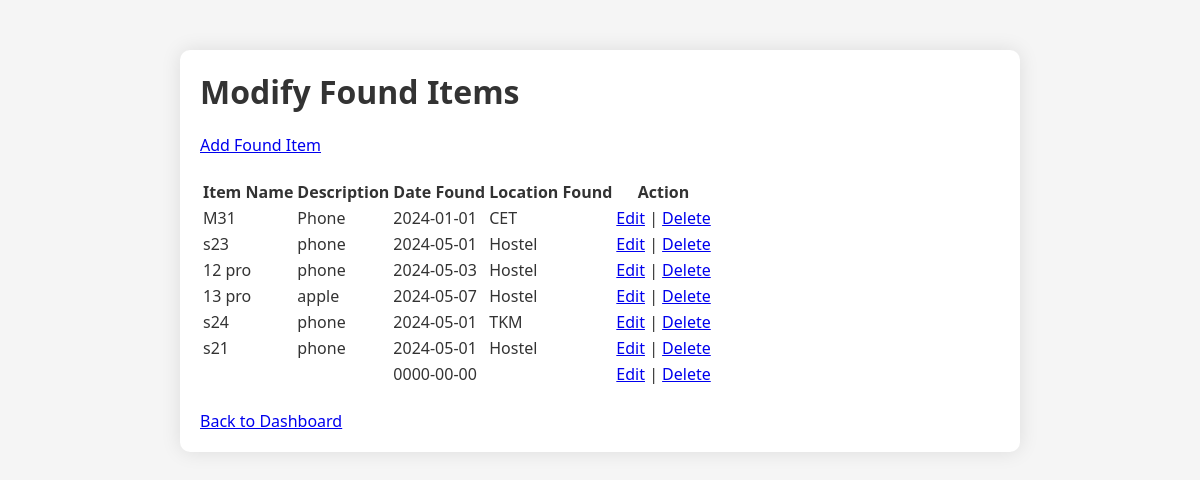
The app's page /modify_found_items.php (signed in) with its own data.
### tables this page shows
CREATE TABLE `founditems` (
  `FoundItemID` int(11) NOT NULL,
  `UserID` int(11) DEFAULT NULL,
  `LostItemID` int(11) DEFAULT NULL,
  `DateFound` date DEFAULT NULL,
  `LocationFound` varchar(100) DEFAULT NULL,
  `ItemName` varchar(100) NOT NULL,
  `Description` varchar(255) NOT NULL,
  `category_id` int(11) NOT NULL
);

### modify_found_items.php (the view, shortened to what this page needs)
<?php
include_once "db_connection.php";
$sql = "SELECT * FROM FoundItems";
$result = $conn->query($sql);
?>
<!DOCTYPE html>
<html lang="en">
<head>
<link rel="stylesheet" href="admin_styles.css">
</head>
<body>
<div class="container">
    <h1>Modify Found Items</h1>
    <a href="add_found.php">Add Found Item</a>
    <br><br>
    <table>
        <tr>
            <th>Item Name</th>
            <th>Description</th>
            <th>Date Found</th>
            <th>Location Found</th>
            <th>Action</th>
        </tr>
        <?php
        if ($result->num_rows > 0) {
            while ($row = $result->fetch_assoc()) {
                echo "<tr>";
                echo "<td>" . $row["ItemName"] . "</td>";
                echo "<td>" . $row["Description"] . "</td>";
                echo "<td>" . $row["DateFound"] . "</td>";
                echo "<td>" . $row["LocationFound"] . "</td>";
                echo "<td><a href='edit_found_item.php?id=" . $row["FoundItemID"] . "'>Edit</a> | <a href='delete_found_item.php?id=" . $row["FoundItemID"] . "'>Delete</a></td>";
                echo "</tr>";
            }
        } else {
            echo "<tr><td colspan='5'>No found items found.</td></tr>";
        }
        ?>
    </table>
    <br>
    <a href="admin_dashboard.php">Back to Dashboard</a>
</body>
</html>

### admin_styles.css (style rules this page uses)
body { font-family: 'Segoe UI', Tahoma, Geneva, Verdana, sans-serif; margin: 0; padding: 0; background-color: #f5f5f5; color: #333; }
.container { max-width: 800px; margin: 50px auto; padding: 20px; background-color: #fff; border-radius: 10px; box-shadow: 0 0 20px rgba(0, 0, 0, 0.1); }
h1, h2 { margin-top: 0; }

### records on screen
founditems: ItemName "M31", Description "Phone", DateFound "2024-01-01", LocationFound "CET"
founditems: ItemName "s23", Description "phone", DateFound "2024-05-01", LocationFound "Hostel"
founditems: ItemName "12 pro", Description "phone", DateFound "2024-05-03", LocationFound "Hostel"
founditems: ItemName "13 pro", Description "apple", DateFound "2024-05-07", LocationFound "Hostel"
founditems: ItemName "s24", Description "phone", DateFound "2024-05-01", LocationFound "TKM"
founditems: ItemName "s21", Description "phone", DateFound "2024-05-01", LocationFound "Hostel"
founditems: DateFound "0000-00-00"
